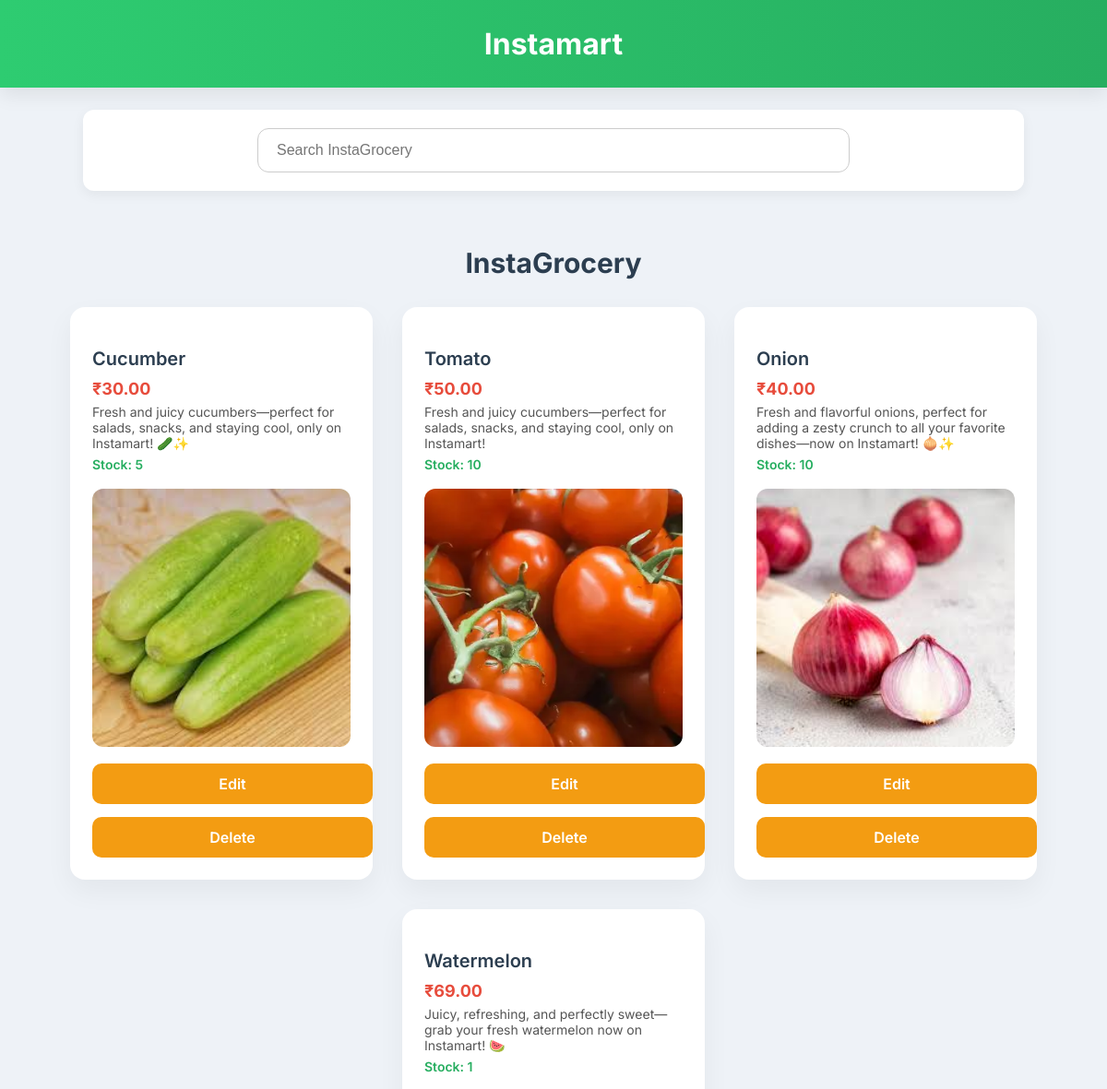
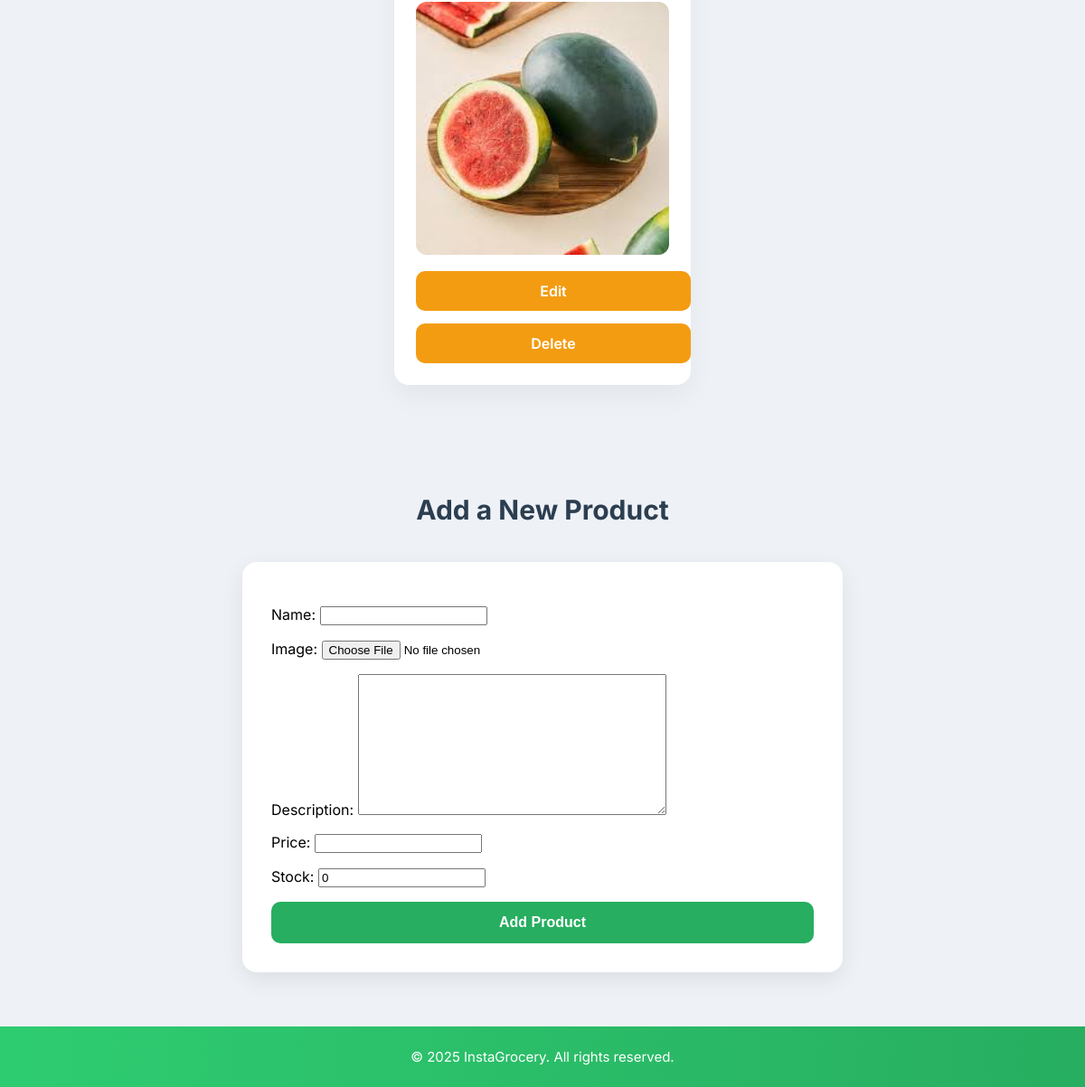
The page / on the database its author committed (2 pictures, top to bottom).
### InstaGrocery/models.py (models this page shows, shortened)
class Product(models.Model):
    name = models.CharField(max_length=200)
    image = models.ImageField(upload_to="post_images/", null=True)
    description = models.TextField()
    price = models.DecimalField(max_digits=10, decimal_places=2)
    stock = models.IntegerField(default=0)

### InstaGrocery/views.py (the view)
# urls.py: path("", views.home, name="home"),
def home(request):
    prod = Product.objects.all()
    fm = ProductForm()
    if request.method == "POST":
        fm = ProductForm(request.POST, request.FILES)  # Include request.FILES for file uploads
        if fm.is_valid():
            fm.save()
            return redirect("success")  # Make sure "sucess" URL name exists!
    else:
        fm = ProductForm()  # GET request → show empty form
    return render(request, 'InstaGrocery/home.html', {'prod': prod, 'fm': fm})

### InstaGrocery/forms.py
class ProductForm(forms.ModelForm):
    class Meta:
        model = Product
        fields = '__all__'

### InstaGrocery/Templates/InstaGrocery/home.html (shortened to what this page needs)
<!DOCTYPE html>
<html lang="en">
<head>
</head>
<body>
<header>Instamart</header>
<div class="search-bar">
    <input type="text" placeholder="Search InstaGrocery" />
</div>
<h2 class="section-title">InstaGrocery</h2>
<div class="product-container">
    {% for pro in prod %}
    <div class="product-card">
        <h3>{{ pro.name }}</h3>
        <p class="price">₹{{ pro.price }}</p>
        <p>{{ pro.description }}</p>
        <p class="stock">Stock: {{ pro.stock }}</p>
        {% if pro.image %}
            <img src="{{ pro.image.url }}" alt="{{ pro.name }}">
        {% else %}
            <p>No image available</p>
        {% endif %}
        <a href="{% url 'edit_product' pro.id %}" class="action-btn">Edit</a>
        <a href="{% url 'delete_product' pro.id %}" class="action-btn">Delete</a>
    </div>
    {% empty %}
    <p class="no-products">No products available at the moment.</p>
    {% endfor %}
</div>
<h2 class="section-title">Add a New Product</h2>
<form method="POST" action="#" enctype="multipart/form-data">
    {{ fm.as_p }}
    <button type="submit">Add Product</button>
</form>
<footer>
    &copy; 2025 InstaGrocery. All rights reserved.
</footer>
</body>
</html>

### InstaGrocery/Templates/InstaGrocery/home.html (style rules this page uses)
body { font-family: 'Inter', sans-serif; background-color: #eef2f7; margin: 0; padding: 0; }
header { background: linear-gradient(to right, #2ecc71, #27ae60); color: white; padding: 28px 30px; text-align: center; font-size: 32px; font-weight: 700; box-shadow: 0 8px 20px rgba(0, 0, 0, 0.08); }
.search-bar { background-color: #ffffff; padding: 20px 30px; display: flex; justify-content: center; margin-top: 24px; border-radius: 12px; width: 80%; margin-left: auto; margin-right: auto; box-shadow: 0 4px 14px rgba(0, 0, 0, 0.06); }
.search-bar input { width: 100%; max-width: 600px; padding: 14px 20px; font-size: 16px; border-radius: 12px; border: 1px solid #ccc; transition: all 0.3s ease; }
.section-title { text-align: center; margin: 60px 0 30px; font-size: 30px; color: #2c3e50; }
.product-container { display: flex; flex-wrap: wrap; justify-content: center; gap: 32px; padding: 0 30px 60px; }
.product-card { background: #fff; border-radius: 16px; padding: 24px; width: 280px; box-shadow: 0 12px 30px rgba(0, 0, 0, 0.05); transition: transform 0.3s, box-shadow 0.3s; position: relative; }
.product-card h3 { font-size: 20px; margin-bottom: 10px; color: #2c3e50; font-weight: 600; }
.product-card p { margin: 6px 0; font-size: 14px; color: #555; }
.product-card .price { color: #e74c3c; font-size: 18px; font-weight: 700; }
.product-card .stock { color: #27ae60; font-weight: 600; }
.product-card img { width: 100%; height: auto; border-radius: 12px; margin-top: 12px; }
.action-btn { display: inline-block; margin-top: 14px; padding: 12px; background-color: #f39c12; color: white; text-decoration: none; border-radius: 10px; font-weight: 600; text-align: center; width: 100%; transition: background-color 0.3s ease, transform 0.2s; }
form { max-width: 600px; margin: 40px auto; background: #ffffff; padding: 32px; border-radius: 16px; box-shadow: 0 8px 24px rgba(0, 0, 0, 0.08); }
form button { width: 100%; padding: 14px; background-color: #27ae60; color: white; font-size: 16px; border: none; border-radius: 10px; font-weight: 700; cursor: pointer; transition: background-color 0.3s ease; }
footer { background: linear-gradient(to right, #2ecc71, #27ae60); color: white; text-align: center; padding: 24px 0; font-size: 15px; margin-top: 60px; }

### rows shown on the page
Product: name "Cucumber", price "30.00", description "Fresh and juicy cucumbers—perfect for salads, snacks, and staying cool, only on Instamart! 🥒✨", stock "5", image (picture)
Product: name "Tomato", price "50.00", description "Fresh and juicy cucumbers—perfect for salads, snacks, and staying cool, only on Instamart!", stock "10", image (picture)
Product: name "Onion", price "40.00", description "Fresh and flavorful onions, perfect for adding a zesty crunch to all your favorite dishes—now on Instamart! 🧅✨", stock "10", image (picture)
Product: name "Watermelon", price "69.00", description "Juicy, refreshing, and perfectly sweet—grab your fresh watermelon now on Instamart! 🍉", stock "1", image (picture)
